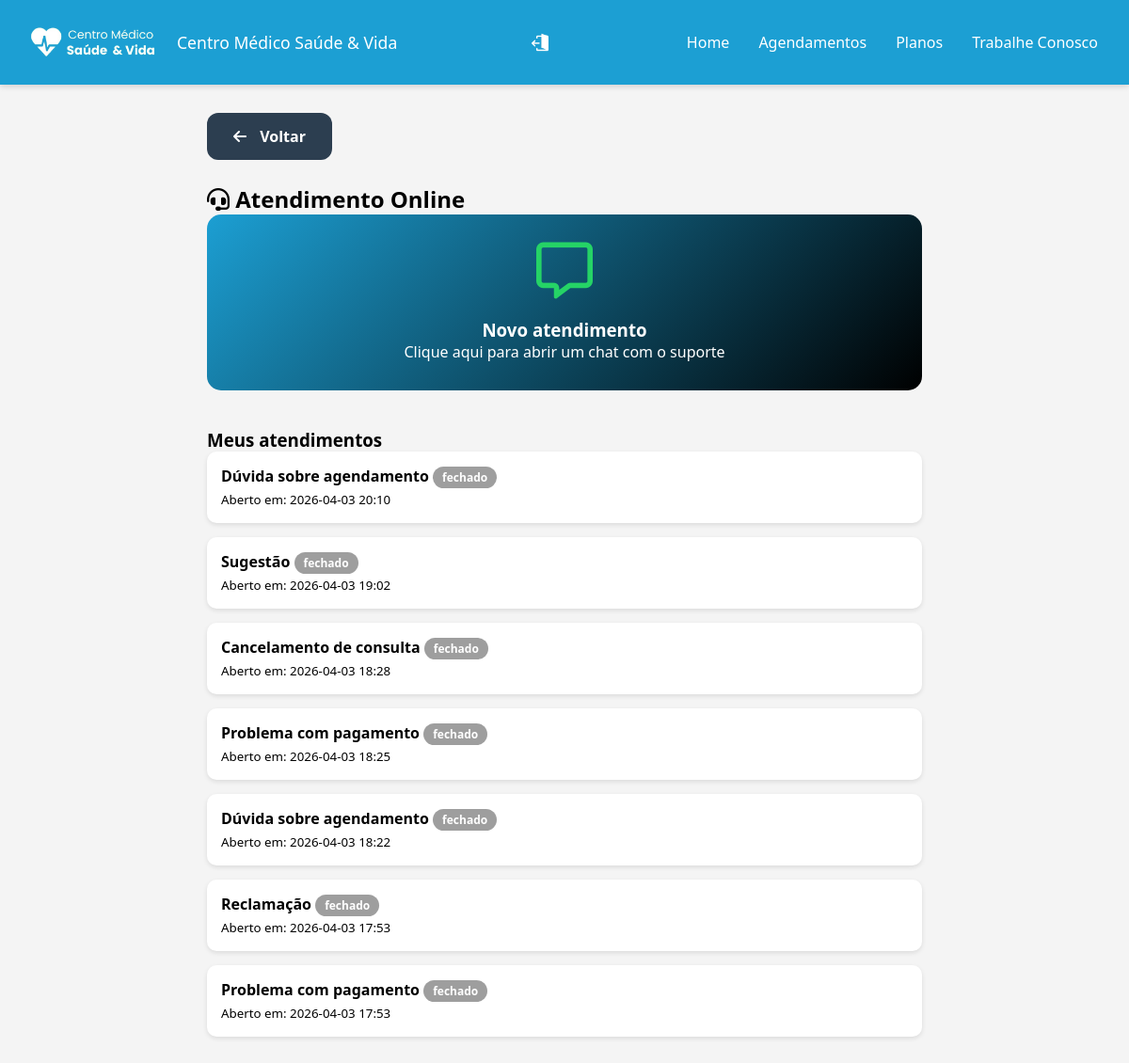
Page /chat_cliente (signed in) on the committed database.
### tables this page shows
CREATE TABLE tickets (
        id INTEGER PRIMARY KEY AUTOINCREMENT,
        usuario_id INTEGER,
        usuario_nome TEXT,
        usuario_email TEXT,
        motivo TEXT,
        status TEXT DEFAULT 'aberto',
        data_abertura TIMESTAMP DEFAULT CURRENT_TIMESTAMP,
        data_fechamento TIMESTAMP,
        feedback_estrelas INTEGER,
        feedback_comentario TEXT
    );

### chat.py (the view)
@chat_bp.route('/chat_cliente')
def chat_cliente():
    if 'usuario' not in session:
        return redirect('/')
    usuario_email = session.get('usuario')
    conn = sqlite3.connect('banco.db')
    cursor = conn.cursor()
    cursor.execute("""
        SELECT id, motivo, status, substr(data_abertura, 1, 16) as data_abertura
        FROM tickets
        WHERE usuario_email = ?
        ORDER BY data_abertura DESC
    """, (usuario_email,))
    tickets = cursor.fetchall()
    conn.close()
    return render_template('chat_cliente.html', tickets=tickets)

### templates/chat_cliente.html (shortened to what this page needs)
<!DOCTYPE html>
<html lang="pt-BR">
<head>
<link rel="stylesheet" href="https://cdnjs.cloudflare.com/ajax/libs/font-awesome/6.5.0/css/all.min.css">
<link rel="stylesheet" href="{{ url_for('static', filename='css/global.css') }}">
<link rel="stylesheet" href="{{ url_for('static', filename='css/chat_cliente.css') }}">
</head>
<body>
<header class="topbar">
  <div class="cont">
    <div class="logo-area">
      <img src="{{ url_for('static', filename='img/logo.png') }}" alt="Logo Médica" class="logo">
      <h1 class="medic-name">Centro Médico Saúde & Vida</h1>
    </div>
    <div class="right-icons">
      <div class="login">
        <a href="/">
          <img src="{{ url_for('static', filename='img/login.png') }}" alt="Sair">
        </a>
      </div>
    </div>
    <nav class="menu" id="menu">
      <ul>
        <li><a href="/painel_cliente">Home</a></li>
        <li><a href="/agendamentos">Agendamentos</a></li>
        <li><a href="/planos">Planos</a></li>
        <li><a href="/trabalhe_conosco">Trabalhe Conosco</a></li>
      </ul>
    </nav>
  </div>
</header>
<div class="chat-container">
    <div style="margin-bottom: 25px;">
    <a href="/contato" style="background: #2c3e50; color: white; padding: 14px 28px; border-radius: 12px; text-decoration: none; display: inline-block; font-weight: bold; font-size: 16px; transition: background 0.3s, transform 0.2s;"
       onmouseover="this.style.background='#1a252f'; this.style.transform='scale(1.02)';"
       onmouseout="this.style.background='#2c3e50'; this.style.transform='scale(1)';">
        <i class="fas fa-arrow-left" style="margin-right: 10px;"></i> Voltar
    </a>
    </div>
    <h2><i class="fa-solid fa-headset"></i> Atendimento Online</h2>
    {% set tem_ticket_aberto = false %}
    {% for ticket in tickets %}
        {% if ticket[2] != 'fechado' %}
            {% set tem_ticket_aberto = true %}
        {% endif %}
    {% endfor %}
    {% if not tem_ticket_aberto %}
    <div class="abrir-chat" onclick="abrirModal()">
        <i class="fa-regular fa-message"></i>
        <h3>Novo atendimento</h3>
        <p>Clique aqui para abrir um chat com o suporte</p>
    </div>
    {% else %}
    <div class="aviso-ticket-ativo">
        <i class="fa-solid fa-info-circle"></i>
        <strong>Você já possui um atendimento ativo!</strong><br>
        Para abrir um novo atendimento, finalize o atual clicando em "Finalizar atendimento" na conversa.
    </div>
    {% endif %}
    <h3 style="margin-top: 40px;">Meus atendimentos</h3>
    {% if tickets %}
        {% for ticket in tickets %}
        <div class="ticket-card" onclick="window.location.href='/ver_chat/{{ ticket[0] }}'">
            <strong>{{ ticket[1] }}</strong>
            <span class="status status-{{ ticket[2] }}">{{ ticket[2].replace('_', ' ') }}</span>
            <p><small>Aberto em: {{ ticket[3] }}</small></p>
        </div>
        {% endfor %}
    {% else %}
        <p style="text-align: center; color: #666;">Nenhum atendimento realizado</p>
    {% endif %}
</div>
</body>
</html>

### static/css/global.css (style rules this page uses)
:root { --verde: #1c9fd3; --verde-claro: #e9f5ee; --cinza: #f4f4f4; --branco: #ffffff; --texto: #ffffff; --hover: #0a6a4c; }
* { margin:0; padding:0; box-sizing:border-box; font-family:'Segoe UI', Arial, sans-serif; }
body { background:var(--cinza); }
.topbar { width:100%; height:90px; background:var(--verde); position:sticky; top:0; z-index:1000; box-shadow:0 2px 6px rgba(0,0,0,0.15); display:flex; align-items:center; }
.cont { width:95%; max-width:1300px; margin:auto; display:flex; align-items:center; justify-content:space-between; height:100%; }
.logo-area { display:flex; align-items:center; gap:18px; }
.logo { width:140px; }
.medic-name { color:var(--texto); font-size:1.1rem; font-weight:500; white-space:nowrap; }
.menu { display:flex; }
.menu ul { list-style:none; display:flex; gap:25px; }
.menu ul li a { color:var(--texto); text-decoration:none; font-size:1rem; padding:4px 3px; transition:0.3s; }
.cont { display: flex; align-items: center; justify-content: space-between; }
.right-icons { display: flex; align-items: center; gap: 15px; }
.login img { width: 28px; cursor: pointer; }
.login img { width: 38px; cursor: pointer; position: relative; margin-top: 5px; }

### static/css/chat_cliente.css (style rules this page uses)
:root { --verde: #1c9fd3; --verde-claro: #e9f5ee; --cinza: #f4f4f4; --branco: #ffffff; --texto: #ffffff; --hover: #0a6a4c; }
* { margin: 0; padding: 0; box-sizing: border-box; font-family: 'Segoe UI', Arial, sans-serif; }
body { background: var(--cinza); }
.topbar { width: 100%; height: 90px; background: var(--verde); position: fixed; top: 0; left: 0; right: 0; z-index: 1000; box-shadow: 0 2px 6px rgba(0, 0, 0, 0.15); display: flex; align-items: center; }
.cont { width: 95%; max-width: 1300px; margin: auto; display: flex; align-items: center; justify-content: space-between; height: 100%; }
.logo-area { display: flex; align-items: center; gap: 18px; }
.logo { width: 140px; }
.medic-name { color: var(--texto); font-size: 1.1rem; font-weight: 500; white-space: nowrap; }
.right-icons { display: flex; align-items: center; gap: 12px; }
.login img { width: 38px; cursor: pointer; transition: 0.3s; }
.menu { display: flex; }
.menu ul { list-style: none; display: flex; gap: 25px; }
.menu ul li a { color: var(--texto); text-decoration: none; font-size: 1rem; padding: 4px 3px; transition: 0.3s; }
.chat-container { max-width: 800px; margin: 100px auto 40px; padding: 20px; }
.abrir-chat { background: linear-gradient(135deg, var(--verde), #000000); border-radius: 15px; padding: 30px; text-align: center; cursor: pointer; transition: transform 0.3s; }
.abrir-chat i { font-size: 60px; color: #25D366; margin-bottom: 20px; }
.abrir-chat h3, .abrir-chat p { color: white; }
.ticket-card { background: white; border-radius: 10px; padding: 15px; margin-bottom: 15px; box-shadow: 0 2px 5px rgba(0, 0, 0, 0.1); cursor: pointer; transition: all 0.3s; }
.status { display: inline-block; padding: 3px 10px; border-radius: 20px; font-size: 12px; font-weight: bold; }
.status-fechado { background: #9e9e9e; color: #fff; }

### rows in the picture
tickets: motivo "Dúvida sobre agendamento", status "fechado", data_abertura "2026-04-03 20:10"
tickets: motivo "Sugestão", status "fechado", data_abertura "2026-04-03 19:02"
tickets: motivo "Cancelamento de consulta", status "fechado", data_abertura "2026-04-03 18:28"
tickets: motivo "Problema com pagamento", status "fechado", data_abertura "2026-04-03 18:25"
tickets: motivo "Dúvida sobre agendamento", status "fechado", data_abertura "2026-04-03 18:22"
tickets: motivo "Reclamação", status "fechado", data_abertura "2026-04-03 17:53"
tickets: motivo "Problema com pagamento", status "fechado", data_abertura "2026-04-03 17:53"
